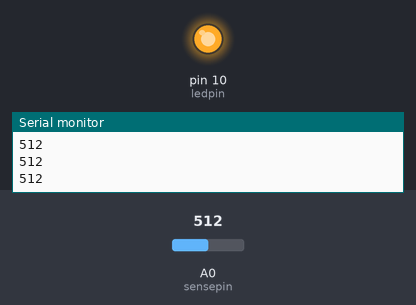
A sketch run on a simulated Arduino Uno, built with avr-gcc and run on an emulated ATmega328P. Parts: output pins drawn as LEDs (lit = HIGH), the last lines printed to the serial monitor. Inputs (shaded band) come from the test bench; at power-on: A0 (sensepin) = 512.

Above: at 1.2 s.
1.3 s: A0 (sensepin) set to 787
2.8 s: A0 (sensepin) set to 811
At 3.4 s:
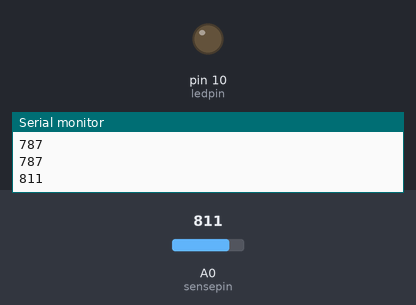
4.5 s: A0 (sensepin) set to 790
At 5.7 s:
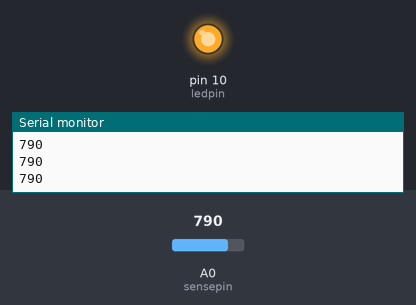
6.0 s: A0 (sensepin) set to 810
At 7.0 s:
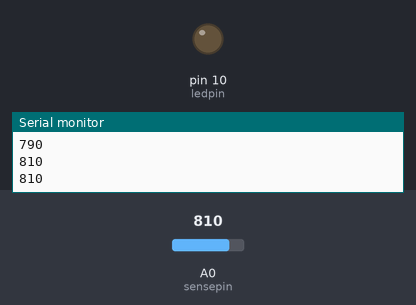
Timing chart, 0 to 8.5 s (numbered marks = the images above; inputs shaded):
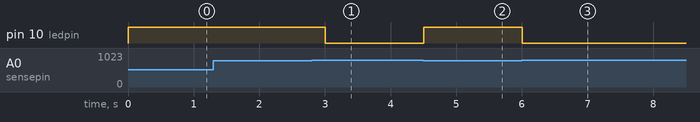

Measured:
- the behaviour switches between 799 and 800 on A0 (sensepin) (found by bisection; images 0 and 1)
- after the input at 2.8 s, pin 10 (ledpin): HIGH → LOW after 0.20 s
- after the input at 4.5 s, pin 10 (ledpin): LOW → HIGH at once
- after the input at 6.0 s, pin 10 (ledpin): HIGH → LOW at once

The sketch:

relaycontrol_LDR070916.ino
```cpp
#include<math.h>
int sensepin = 0;
int ledpin=10;

void setup() {
  Serial.begin(9600);
  pinMode(ledpin, OUTPUT);
}

void loop() {
int val=analogRead(sensepin);
/*double lig;
 lig = log(10000.0*((1024.0/val-1)));
 lig = 1 / (0.001129148 + (0.000234125 + (0.0000000876741 * lig * lig ))* lig );*/

  if (val >= 800){
    digitalWrite(ledpin, LOW);
  }
  else {
    digitalWrite(ledpin, HIGH);
  }
  Serial.println(analogRead(sensepin));
     delay(500);
}
```
